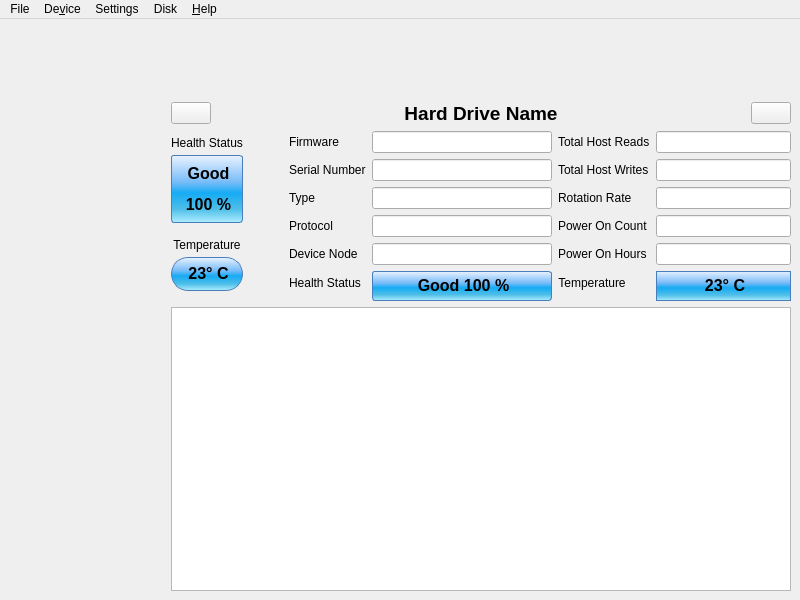
<?xml version="1.0" encoding="UTF-8"?>
<ui version="4.0">
 <class>MainWindow</class>
 <widget class="QMainWindow" name="MainWindow">
  <property name="windowModality">
   <enum>Qt::WindowModality::NonModal</enum>
  </property>
  <property name="geometry">
   <rect>
    <x>0</x>
    <y>0</y>
    <width>800</width>
    <height>600</height>
   </rect>
  </property>
  <property name="sizePolicy">
   <sizepolicy hsizetype="Preferred" vsizetype="Preferred">
    <horstretch>0</horstretch>
    <verstretch>0</verstretch>
   </sizepolicy>
  </property>
  <property name="windowTitle">
   <string>QDiskInfo</string>
  </property>
  <property name="windowIcon">
   <iconset resource="resources.qrc">
    <normaloff>:/icons/icon.svg</normaloff>:/icons/icon.svg</iconset>
  </property>
  <widget class="QWidget" name="centralwidget">
   <layout class="QHBoxLayout" name="horizontalLayout_2">
    <item>
     <layout class="QGridLayout" name="gridLayout">
      <item row="3" column="1">
       <widget class="QTableWidget" name="dataTable">
        <property name="autoFillBackground">
         <bool>false</bool>
        </property>
        <property name="showGrid">
         <bool>true</bool>
        </property>
        <property name="wordWrap">
         <bool>true</bool>
        </property>
       </widget>
      </item>
      <item row="2" column="1">
       <layout class="QHBoxLayout" name="info">
        <item>
         <layout class="QVBoxLayout" name="verticalLayout">
          <property name="spacing">
           <number>0</number>
          </property>
          <item>
           <widget class="QLabel" name="healthStatusLabel">
            <property name="text">
             <string>&lt;html&gt;&lt;head/&gt;&lt;body&gt;&lt;p align=&quot;center&quot;&gt;Health Status&lt;/p&gt;&lt;/body&gt;&lt;/html&gt;</string>
            </property>
           </widget>
          </item>
          <item>
           <widget class="QLabel" name="healthStatusValueLabel">
            <property name="minimumSize">
             <size>
              <width>0</width>
              <height>68</height>
             </size>
            </property>
            <property name="styleSheet">
             <string notr="true">background: qlineargradient(x1:0, y1:0, x2:0, y2:1, stop:0 #E9F2FF, stop:0.40 #77BBF8, stop:0.56 #15ABF4, stop:0.80 #4FBEE8, stop:1 #AEEEFF); border: 1px solid #4A7EBB; border-radius: 3px;</string>
            </property>
            <property name="text">
             <string>&lt;html&gt;&lt;head/&gt;&lt;body&gt;&lt;p align=&quot;center&quot;&gt;&lt;span style=&quot; font-size:12pt; font-weight:700; color:#000000;&quot;&gt;Good&lt;/span&gt;&lt;/p&gt;&lt;p align=&quot;center&quot;&gt;&lt;span style=&quot; font-size:12pt; font-weight:700; color:#000000;&quot;&gt;100 %&lt;/span&gt;&lt;/p&gt;&lt;/body&gt;&lt;/html&gt;</string>
            </property>
           </widget>
          </item>
          <item>
           <spacer name="verticalSpacer">
            <property name="orientation">
             <enum>Qt::Orientation::Vertical</enum>
            </property>
            <property name="sizeType">
             <enum>QSizePolicy::Policy::Maximum</enum>
            </property>
            <property name="sizeHint" stdset="0">
             <size>
              <width>20</width>
              <height>10</height>
             </size>
            </property>
           </spacer>
          </item>
          <item>
           <widget class="QLabel" name="temperatureLabel">
            <property name="text">
             <string>&lt;html&gt;&lt;head/&gt;&lt;body&gt;&lt;p align=&quot;center&quot;&gt;Temperature&lt;/p&gt;&lt;/body&gt;&lt;/html&gt;</string>
            </property>
           </widget>
          </item>
          <item>
           <widget class="QLabel" name="temperatureValueLabel">
            <property name="minimumSize">
             <size>
              <width>0</width>
              <height>34</height>
             </size>
            </property>
            <property name="maximumSize">
             <size>
              <width>16777215</width>
              <height>34</height>
             </size>
            </property>
            <property name="styleSheet">
             <string notr="true">background: qlineargradient(x1:0, y1:0, x2:0, y2:1, stop:0 #E9F2FF, stop:0.40 #77BBF8, stop:0.56 #15ABF4, stop:0.80 #4FBEE8, stop:1 #AEEEFF); border: 1px solid #4A7EBB; border-radius: 17px;</string>
            </property>
            <property name="text">
             <string>&lt;html&gt;&lt;head/&gt;&lt;body&gt;&lt;p align=&quot;center&quot;&gt;&lt;span style=&quot; font-size:12pt; font-weight:700; color:#000000;&quot;&gt;23° C&lt;/span&gt;&lt;/p&gt;&lt;/body&gt;&lt;/html&gt;</string>
            </property>
           </widget>
          </item>
          <item>
           <spacer name="verticalSpacer_2">
            <property name="orientation">
             <enum>Qt::Orientation::Vertical</enum>
            </property>
            <property name="sizeType">
             <enum>QSizePolicy::Policy::Maximum</enum>
            </property>
            <property name="sizeHint" stdset="0">
             <size>
              <width>20</width>
              <height>10</height>
             </size>
            </property>
           </spacer>
          </item>
         </layout>
        </item>
        <item>
         <spacer name="horizontalSpacer_3">
          <property name="orientation">
           <enum>Qt::Orientation::Horizontal</enum>
          </property>
          <property name="sizeType">
           <enum>QSizePolicy::Policy::Preferred</enum>
          </property>
          <property name="sizeHint" stdset="0">
           <size>
            <width>40</width>
            <height>20</height>
           </size>
          </property>
         </spacer>
        </item>
        <item>
         <layout class="QVBoxLayout" name="verticalLayout_2">
          <item>
           <layout class="QFormLayout" name="formLayout_2">
            <item row="0" column="0">
             <widget class="QLabel" name="firmwareLabel">
              <property name="text">
               <string>Firmware</string>
              </property>
             </widget>
            </item>
            <item row="0" column="1">
             <widget class="QLineEdit" name="firmwareLineEdit">
              <property name="readOnly">
               <bool>true</bool>
              </property>
             </widget>
            </item>
            <item row="1" column="0">
             <widget class="QLabel" name="serialNumberLabel">
              <property name="text">
               <string>Serial Number</string>
              </property>
             </widget>
            </item>
            <item row="1" column="1">
             <widget class="QLineEdit" name="serialNumberLineEdit">
              <property name="readOnly">
               <bool>true</bool>
              </property>
             </widget>
            </item>
            <item row="3" column="0">
             <widget class="QLabel" name="protocolLabel">
              <property name="text">
               <string>Protocol</string>
              </property>
             </widget>
            </item>
            <item row="3" column="1">
             <widget class="QLineEdit" name="protocolLineEdit">
              <property name="readOnly">
               <bool>true</bool>
              </property>
             </widget>
            </item>
            <item row="4" column="0">
             <widget class="QLabel" name="deviceNodeLabel">
              <property name="text">
               <string>Device Node</string>
              </property>
             </widget>
            </item>
            <item row="4" column="1">
             <widget class="QLineEdit" name="deviceNodeLineEdit">
              <property name="enabled">
               <bool>true</bool>
              </property>
              <property name="text">
               <string/>
              </property>
              <property name="frame">
               <bool>true</bool>
              </property>
              <property name="readOnly">
               <bool>true</bool>
              </property>
             </widget>
            </item>
            <item row="5" column="1">
             <widget class="QLabel" name="healthStatusValueLabelHorizontal">
              <property name="enabled">
               <bool>true</bool>
              </property>
              <property name="minimumSize">
               <size>
                <width>180</width>
                <height>30</height>
               </size>
              </property>
              <property name="styleSheet">
               <string notr="true">background: qlineargradient(x1:0, y1:0, x2:0, y2:1, stop:0 #E9F2FF, stop:0.40 #77BBF8, stop:0.56 #15ABF4, stop:0.80 #4FBEE8, stop:1 #AEEEFF); border: 1px solid #4A7EBB; border-radius: 3px;</string>
              </property>
              <property name="text">
               <string>&lt;html&gt;&lt;head/&gt;&lt;body&gt;&lt;p align=&quot;center&quot;&gt;&lt;span style=&quot; font-size:12pt; font-weight:700; color:#000000;&quot;&gt;Good 100 %&lt;/span&gt;&lt;/p&gt;&lt;/body&gt;&lt;/html&gt;</string>
              </property>
             </widget>
            </item>
            <item row="5" column="0">
             <widget class="QLabel" name="healthStatusLabelHorizozontal">
              <property name="enabled">
               <bool>true</bool>
              </property>
              <property name="text">
               <string>&lt;html&gt;&lt;head/&gt;&lt;body&gt;&lt;p align=&quot;center&quot;&gt;Health Status&lt;/p&gt;&lt;/body&gt;&lt;/html&gt;</string>
              </property>
             </widget>
            </item>
            <item row="2" column="0">
             <widget class="QLabel" name="typeLabel">
              <property name="text">
               <string>Type</string>
              </property>
             </widget>
            </item>
            <item row="2" column="1">
             <widget class="QLineEdit" name="typeLineEdit">
              <property name="readOnly">
               <bool>true</bool>
              </property>
             </widget>
            </item>
           </layout>
          </item>
         </layout>
        </item>
        <item>
         <layout class="QVBoxLayout" name="verticalLayout_3">
          <item>
           <layout class="QFormLayout" name="formLayout">
            <item row="0" column="0">
             <widget class="QLabel" name="totalReadsLabel">
              <property name="text">
               <string>Total Host Reads</string>
              </property>
             </widget>
            </item>
            <item row="0" column="1">
             <widget class="QLineEdit" name="totalReadsLineEdit">
              <property name="readOnly">
               <bool>true</bool>
              </property>
             </widget>
            </item>
            <item row="1" column="0">
             <widget class="QLabel" name="totalWritesLabel">
              <property name="text">
               <string>Total Host Writes</string>
              </property>
             </widget>
            </item>
            <item row="1" column="1">
             <widget class="QLineEdit" name="totalWritesLineEdit">
              <property name="readOnly">
               <bool>true</bool>
              </property>
             </widget>
            </item>
            <item row="2" column="0">
             <widget class="QLabel" name="rotationRateLabel">
              <property name="text">
               <string>Rotation Rate</string>
              </property>
             </widget>
            </item>
            <item row="2" column="1">
             <widget class="QLineEdit" name="rotationRateLineEdit">
              <property name="readOnly">
               <bool>true</bool>
              </property>
             </widget>
            </item>
            <item row="3" column="0">
             <widget class="QLabel" name="powerOnCountLabel">
              <property name="text">
               <string>Power On Count</string>
              </property>
             </widget>
            </item>
            <item row="3" column="1">
             <widget class="QLineEdit" name="powerOnCountLineEdit">
              <property name="readOnly">
               <bool>true</bool>
              </property>
             </widget>
            </item>
            <item row="4" column="0">
             <widget class="QLabel" name="powerOnHoursLabel">
              <property name="text">
               <string>Power On Hours</string>
              </property>
             </widget>
            </item>
            <item row="4" column="1">
             <widget class="QLineEdit" name="powerOnHoursLineEdit">
              <property name="readOnly">
               <bool>true</bool>
              </property>
             </widget>
            </item>
            <item row="5" column="1">
             <widget class="QLabel" name="temperatureValueLabelHorizontal">
              <property name="enabled">
               <bool>true</bool>
              </property>
              <property name="minimumSize">
               <size>
                <width>135</width>
                <height>30</height>
               </size>
              </property>
              <property name="styleSheet">
               <string notr="true">background: qlineargradient(x1:0, y1:0, x2:0, y2:1, stop:0 #E9F2FF, stop:0.40 #77BBF8, stop:0.56 #15ABF4, stop:0.80 #4FBEE8, stop:1 #AEEEFF); border: 1px solid #4A7EBB; border-radius: 17px;</string>
              </property>
              <property name="text">
               <string>&lt;html&gt;&lt;head/&gt;&lt;body&gt;&lt;p align=&quot;center&quot;&gt;&lt;span style=&quot; font-size:12pt; font-weight:700; color:#000000;&quot;&gt;23° C&lt;/span&gt;&lt;/p&gt;&lt;/body&gt;&lt;/html&gt;</string>
              </property>
             </widget>
            </item>
            <item row="5" column="0">
             <widget class="QLabel" name="temperatureLabelHorizontal">
              <property name="enabled">
               <bool>true</bool>
              </property>
              <property name="text">
               <string>&lt;html&gt;&lt;head/&gt;&lt;body&gt;&lt;p align=&quot;center&quot;&gt;Temperature&lt;/p&gt;&lt;/body&gt;&lt;/html&gt;</string>
              </property>
             </widget>
            </item>
           </layout>
          </item>
         </layout>
        </item>
       </layout>
      </item>
      <item row="1" column="1">
       <layout class="QHBoxLayout" name="navigation">
        <item>
         <widget class="QPushButton" name="previousButton">
          <property name="text">
           <string/>
          </property>
          <property name="icon">
           <iconset theme="go-previous"/>
          </property>
         </widget>
        </item>
        <item>
         <spacer name="horizontalSpacer_2">
          <property name="orientation">
           <enum>Qt::Orientation::Horizontal</enum>
          </property>
          <property name="sizeHint" stdset="0">
           <size>
            <width>40</width>
            <height>20</height>
           </size>
          </property>
         </spacer>
        </item>
        <item>
         <widget class="QLabel" name="diskName">
          <property name="text">
           <string>&lt;html&gt;&lt;head/&gt;&lt;body&gt;&lt;p align=&quot;center&quot;&gt;&lt;span style=&quot; font-size:14pt; font-weight:700;&quot;&gt;Hard Drive Name&lt;/span&gt;&lt;/p&gt;&lt;/body&gt;&lt;/html&gt;</string>
          </property>
         </widget>
        </item>
        <item>
         <spacer name="horizontalSpacer">
          <property name="orientation">
           <enum>Qt::Orientation::Horizontal</enum>
          </property>
          <property name="sizeHint" stdset="0">
           <size>
            <width>40</width>
            <height>20</height>
           </size>
          </property>
         </spacer>
        </item>
        <item>
         <widget class="QPushButton" name="nextButton">
          <property name="text">
           <string/>
          </property>
          <property name="icon">
           <iconset theme="go-next"/>
          </property>
         </widget>
        </item>
       </layout>
      </item>
      <item row="0" column="1">
       <layout class="QHBoxLayout" name="disks">
        <item>
         <widget class="QScrollArea" name="scrollArea">
          <property name="sizePolicy">
           <sizepolicy hsizetype="Expanding" vsizetype="Fixed">
            <horstretch>0</horstretch>
            <verstretch>0</verstretch>
           </sizepolicy>
          </property>
          <property name="frameShape">
           <enum>QFrame::Shape::NoFrame</enum>
          </property>
          <property name="verticalScrollBarPolicy">
           <enum>Qt::ScrollBarPolicy::ScrollBarAlwaysOff</enum>
          </property>
          <property name="widgetResizable">
           <bool>true</bool>
          </property>
          <widget class="QWidget" name="scrollAreaWidgetContents">
           <property name="geometry">
            <rect>
             <x>0</x>
             <y>0</y>
             <width>670</width>
             <height>16</height>
            </rect>
           </property>
           <property name="sizePolicy">
            <sizepolicy hsizetype="Preferred" vsizetype="Fixed">
             <horstretch>0</horstretch>
             <verstretch>0</verstretch>
            </sizepolicy>
           </property>
          </widget>
         </widget>
        </item>
       </layout>
      </item>
      <item row="2" column="0">
       <spacer name="horizontalSpacer_4">
        <property name="orientation">
         <enum>Qt::Orientation::Horizontal</enum>
        </property>
        <property name="sizeHint" stdset="0">
         <size>
          <width>40</width>
          <height>20</height>
         </size>
        </property>
       </spacer>
      </item>
     </layout>
    </item>
   </layout>
  </widget>
  <widget class="QMenuBar" name="menuBar">
   <property name="geometry">
    <rect>
     <x>0</x>
     <y>0</y>
     <width>800</width>
     <height>23</height>
    </rect>
   </property>
   <widget class="QMenu" name="menuFile">
    <property name="title">
     <string>File</string>
    </property>
    <addaction name="actionSave_JSON"/>
    <addaction name="actionSave_Image"/>
    <addaction name="actionQuit"/>
   </widget>
   <widget class="QMenu" name="menuSettings">
    <property name="title">
     <string>Settings</string>
    </property>
    <addaction name="actionIgnore_C4_Reallocation_Event_Count"/>
    <addaction name="actionHEX"/>
    <addaction name="actionUse_Fahrenheit"/>
    <addaction name="actionCyclic_Navigation"/>
    <addaction name="actionUse_GB_instead_of_TB"/>
    <addaction name="separator"/>
    <addaction name="actionClear_Settings"/>
   </widget>
   <widget class="QMenu" name="menuHelp">
    <property name="title">
     <string>&amp;Help</string>
    </property>
    <addaction name="actionGitHub"/>
    <addaction name="separator"/>
    <addaction name="actionAbout_QDiskInfo"/>
    <addaction name="actionAbout_Qt"/>
   </widget>
   <widget class="QMenu" name="menuDevice">
    <property name="title">
     <string>De&amp;vice</string>
    </property>
    <addaction name="actionRescan_Refresh"/>
    <addaction name="separator"/>
    <addaction name="actionASCII_View"/>
    <addaction name="separator"/>
   </widget>
   <widget class="QMenu" name="menuDisk">
    <property name="title">
     <string>Disk</string>
    </property>
    <addaction name="actionGrid_View"/>
    <addaction name="separator"/>
   </widget>
   <addaction name="menuFile"/>
   <addaction name="menuDevice"/>
   <addaction name="menuSettings"/>
   <addaction name="menuDisk"/>
   <addaction name="menuHelp"/>
  </widget>
  <action name="actionSave_JSON">
   <property name="icon">
    <iconset theme="document-save"/>
   </property>
   <property name="text">
    <string>&amp;Save (JSON)</string>
   </property>
   <property name="shortcut">
    <string>Ctrl+T</string>
   </property>
  </action>
  <action name="actionQuit">
   <property name="icon">
    <iconset theme="application-exit"/>
   </property>
   <property name="text">
    <string>&amp;Quit</string>
   </property>
   <property name="menuRole">
    <enum>QAction::MenuRole::NoRole</enum>
   </property>
  </action>
  <action name="actionRescan_Refresh">
   <property name="icon">
    <iconset theme="view-refresh"/>
   </property>
   <property name="text">
    <string>&amp;Refresh Devices</string>
   </property>
  </action>
  <action name="actionGitHub">
   <property name="icon">
    <iconset theme="applications-internet"/>
   </property>
   <property name="text">
    <string>&amp;GitHub</string>
   </property>
  </action>
  <action name="actionAbout_QDiskInfo">
   <property name="icon">
    <iconset resource="resources.qrc">
     <normaloff>:/icons/icon.svg</normaloff>:/icons/icon.svg</iconset>
   </property>
   <property name="text">
    <string>&amp;About QDiskInfo</string>
   </property>
   <property name="menuRole">
    <enum>QAction::MenuRole::NoRole</enum>
   </property>
  </action>
  <action name="actionIgnore_C4_Reallocation_Event_Count">
   <property name="checkable">
    <bool>true</bool>
   </property>
   <property name="text">
    <string>&amp;Ignore C4 (Reallocated Event Count)</string>
   </property>
  </action>
  <action name="actionHEX">
   <property name="checkable">
    <bool>true</bool>
   </property>
   <property name="text">
    <string>&amp;Convert Raw values to HEX</string>
   </property>
  </action>
  <action name="actionUse_Fahrenheit">
   <property name="checkable">
    <bool>true</bool>
   </property>
   <property name="text">
    <string>&amp;Use Fahrenheit</string>
   </property>
  </action>
  <action name="actionSelf_Test">
   <property name="text">
    <string>Self Test</string>
   </property>
  </action>
  <action name="actionCyclic_Navigation">
   <property name="checkable">
    <bool>true</bool>
   </property>
   <property name="text">
    <string>Cyclic &amp;Navigation</string>
   </property>
  </action>
  <action name="actionUse_GB_instead_of_TB">
   <property name="checkable">
    <bool>true</bool>
   </property>
   <property name="text">
    <string>Use &amp;GB instead of TB</string>
   </property>
  </action>
  <action name="actionAbout_Qt">
   <property name="icon">
    <iconset theme="help-about"/>
   </property>
   <property name="text">
    <string>About &amp;Qt</string>
   </property>
  </action>
  <action name="actionClear_Settings">
   <property name="text">
    <string>Clear &amp;Settings</string>
   </property>
  </action>
  <action name="actionASCII_View">
   <property name="text">
    <string>ASCII View</string>
   </property>
  </action>
  <action name="actionGrid_View">
   <property name="icon">
    <iconset theme="start-here"/>
   </property>
   <property name="text">
    <string>Grid View</string>
   </property>
  </action>
  <action name="actionSave_Image">
   <property name="icon">
    <iconset theme="image-x-generic"/>
   </property>
   <property name="text">
    <string>Save (Image)</string>
   </property>
   <property name="shortcut">
    <string/>
   </property>
  </action>
 </widget>
 <resources>
  <include location="resources.qrc"/>
 </resources>
 <connections/>
</ui>
